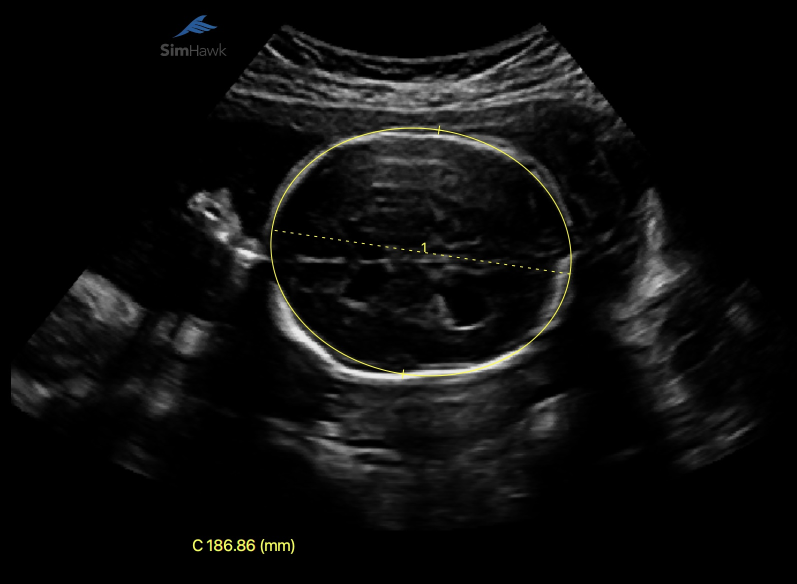
#> input picture DetectHCA/image_hc_104_example.jpg, 1594 x 1168 px (shown at 1/2 size)
$ jupyter execute Task2.ipynb
#> lines starting #> are read from the running program, lines starting #| are printed output that depends on the picture; after the words box and inside, x2 and y2 are one past the last pixel; in counts of white or black regions, pixels touching at a corner belong together; long printed decimals are rounded
Michaelel Scheinfeild

# Automated Head Circumference

[cell 1]
import numpy as np
import matplotlib.pyplot as plt
import cv2
import math
from PIL import Image

[cell 2]
use_upload=False
if use_upload:
  from google.colab import files
  uploaded = files.upload()

## view examples

[cell 3]
im1  = cv2.imread('image_hc_104_example.jpg')
#> im1 is the input picture: shape (1168, 1594, 3); mean B, G, R 13.5, 14, 14
plt.imshow(im1)
plt.title('example1')

### check dpi

[cell 4]
image = Image.open('image_hc_104_example.jpg')
print(image.__class__)
#| <class 'PIL.JpegImagePlugin.JpegImageFile'>

[cell 5]
dpi_x, dpi_y = image.info['dpi']
print(dpi_x, dpi_y )
#| 144.0 144.0

[cell 6]
width, height = image.size
print(width,height)
#| 1594 1168

[cell 7]
image.info.keys()

[cell 8]
image.info['jfif_density']
#> Out = (144, 144)

[cell 9]
# [5 lines left out: function get_dpi, not called in this run]

[cell 10]
def pixelToMM(pixels, DPI):

  millimeter = (pixels / DPI) * 25.4
  return millimeter

### check data

[cell 11]
im2  = cv2.imread('image_hc_30_example.jpg')
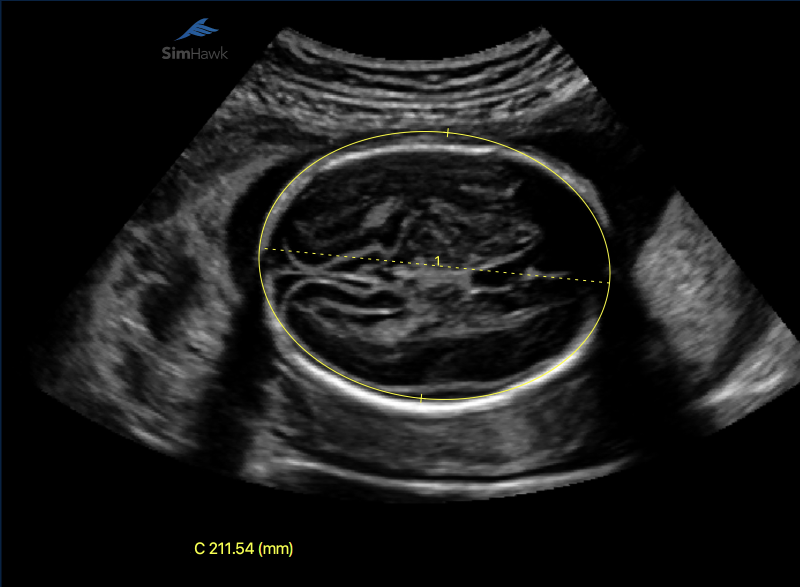
#> input picture DetectHCA/image_hc_30_example.jpg, 1600 x 1174 px (shown at 1/2 size)
#> im2 is the input picture: shape (1174, 1600, 3); mean B, G, R 25.3, 25.7, 25.6
plt.imshow(im2)
plt.title('example2')

# Perimeter ellipse

[cell 12]
'''
Ramanujan Formulas of Perimeter of Ellipse

Perimeter ≈ π * (3 * (a + b) - sqrt((3a + b) * (a + 3b)))

In this formula:

    "a" is the length of the semi-major axis.
    "b" is the length of the semi-minor axis.
'''
def calculate_perimeter(a,b):
    perimeter = math.pi * ( 3*(a+b) - math.sqrt( (3*a + b) * (a + 3*b) ) )
    return perimeter

[cell 13]
# check example 1
a=300
b=244
perimeter = calculate_perimeter(a,b)
print('perimeter pixels example1',perimeter)

[cell 14]
#dpi same
mm_ex1 = pixelToMM(perimeter, dpi_x)
#> mm_ex1 = 302.3
print('mm example1',mm_ex1)
#| mm example1 302.252

seems some mismatch text in images of perimeter mm so tested in matlab also found possible scale 0.,5 but still 20% change
%186   vs 151 M
mmperimeter = scale X tomm X perimeter/dpi

%211 vs 171
mmperimeterSec = scale*tomm*perimetersec/dpi

# Process Image1

[cell 15]
# Load the ultrasound head image
image = cv2.imread('image_hc_104.jpg')
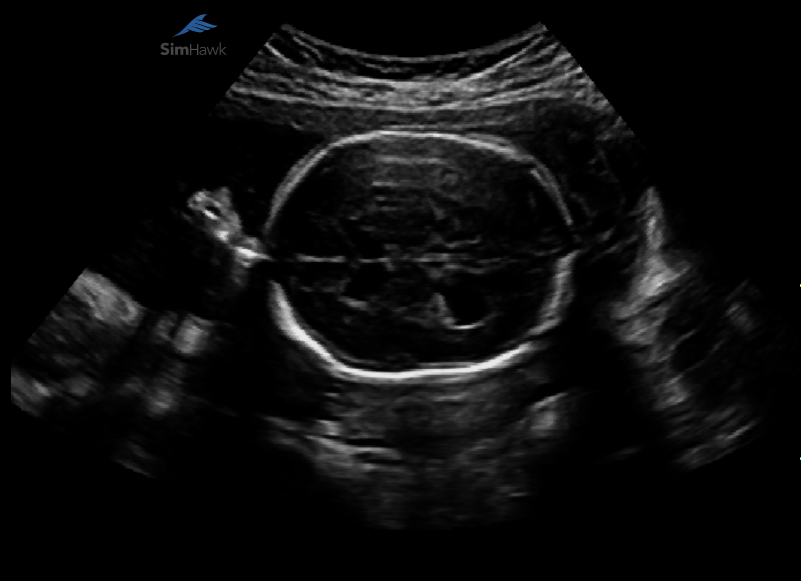
#> input picture DetectHCA/image_hc_104.jpg, 1602 x 1162 px (shown at 1/2 size)
#> image is the input picture: shape (1162, 1602, 3); mean B, G, R 13.4, 13.4, 13.3

# Preprocess the image (e.g., convert to grayscale and apply thresholding)
gray = cv2.cvtColor(image, cv2.COLOR_BGR2GRAY)

plt.figure()
plt.imshow(gray,cmap='gray')
plt.title('104')

### Preprocess stage2

[cell 16]
blurred = cv2.GaussianBlur(gray, (5, 5), 0)
_, thresh = cv2.threshold(blurred, 128, 255, cv2.THRESH_BINARY)
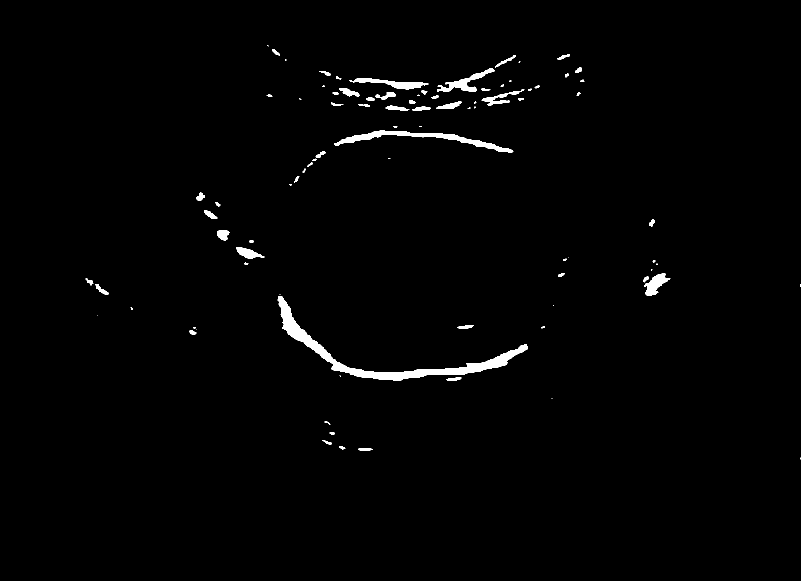
#> thresh: shape (1162, 1602) (shown at 1/2 size); 1.2% white; 88 white regions (26 under 20 px)

plt.figure()
plt.imshow(blurred,cmap='gray')
plt.title('104 blurred')

plt.figure()
plt.imshow(thresh,cmap='gray')
plt.title('104 thresh')

### clean small objecta

[cell 17]
def cleanArea(binary_image,area_threshold = 100):
    # Adjust this value according to your needs

    # Find contours in the binary image
#> called with area_threshold = 100
    contours, _ = cv2.findContours(binary_image, cv2.RETR_EXTERNAL, cv2.CHAIN_APPROX_SIMPLE)
#> contours = 88 contours, 35 with area under 20; largest, box (x1, y1, x2, y2) and area: (555, 592, 1056, 762) 8530, (668, 261, 1027, 306) 2848, (874, 137, 989, 184) 1262, (698, 156, 857, 180) 1219, (1288, 546, 1341, 592) 1030

    # Create an empty mask to store the selected contours
    mask = np.zeros_like(binary_image)

    # Iterate through the contours
    for contour in contours:
        area = cv2.contourArea(contour)
        if area >= area_threshold:
            # Draw the contour on the mask
            cv2.drawContours(mask, [contour], 0, 255, -1)
#> this loop made 88 passes
#> area on passes 2 to 5: 81, 40.5, 49, 26

    # Bitwise-AND the mask with the original binary image
    cleaned_image = cv2.bitwise_and(binary_image, binary_image, mask=mask)

    return cleaned_image

[cell 18]
threhclean = cleanArea(thresh)
plt.figure()
plt.imshow(threhclean,cmap='gray')
plt.title('cleaned image thresh')

[cell 19]
# Define the kernel for the morphological operation (structuring element)
kernel = np.ones((15, 15), np.uint8)  # You can adjust the kernel size as needed

# Apply morphological closing to connect the moon-shaped blobs
closed_image = cv2.morphologyEx(threhclean, cv2.MORPH_CLOSE, kernel)

plt.figure()
plt.imshow(closed_image,cmap='gray')
plt.title('closed image')

[cell 20]
threhclean = cleanArea(closed_image,1500)
#> in cleanArea (call 2), `contours, _ = cv2.findContours(binary_image, cv2.RETR_EXTERNAL, cv2.CH..`: contours = 15 contours; largest, box (x1, y1, x2, y2) and area: (555, 592, 1056, 762) 8990, (668, 261, 1027, 306) 2888, (698, 156, 857, 199) 1721, (874, 137, 989, 184) 1654, (1288, 546, 1341, 592) 1099
#> the loop in cleanArea (call 2), `for contour in contours:` made 15 passes
#> area on passes 1 to 4: 112, 8989.5, 169, 1099
plt.figure()
plt.imshow(threhclean,cmap='gray')
plt.title('cleaned image thresh after close')

[cell 21]
# 2. Detect ellipses using contour finding
contours, _ = cv2.findContours(threhclean, cv2.RETR_EXTERNAL, cv2.CHAIN_APPROX_SIMPLE)
#> contours = 4 contours; box (x1, y1, x2, y2) and area: (555, 592, 1056, 762) 8990, (668, 261, 1027, 306) 2888, (698, 156, 857, 199) 1721, (874, 137, 989, 184) 1654

This code reads an image, preprocesses it, detects ellipses, and counts the number of detected ellipses.

[cell 22]
detected_ellipses = []
for contour in contours:
    if len(contour) >= 20:  # Ensure there are enough points to fit an ellipse
        ellipse = cv2.fitEllipse(contour)
        detected_ellipses.append(ellipse)
#> this loop made 4 passes
#> ellipse on passes 1 to 4: ((861.6, 544.6), (419.3, 607.9), 80.7), ((866.1, 336.5), (133.2, 439.4), 96.12), ((719.4, 177.9), (38.13, 240.8), 87.61), ((946.3, 163.2), (31.47, 128.7), 77.07)
#> after the loop, detected_ellipses = [((861.6, 544.6), (419.3, 607.9), 80.7), ((866.1, 336.5), (133.2, 439.4), 96.12), ((719.4, 177.9), (38.13, 240.8), 87.61), ((946.3, 163.2), (31.47, 128.7), 77.07)]

# 3. Analyze the detected ellipses
num_ellipses = len(detected_ellipses)
#> num_ellipses = 4
print(f"Number of Detected Ellipses: {num_ellipses}")
#| Number of Detected Ellipses: 4

[cell 23]
imageDraw = cv2.imread('image_hc_104.jpg')
# draw the detected ellipses:
for ellipse in detected_ellipses:
    if ellipse[1][0] >= 0 and ellipse[1][1] >= 0:  # Check for valid ellipse dimensions
            cv2.ellipse(imageDraw, ellipse, (0, 255, 0), 2)
#> this loop made 4 passes
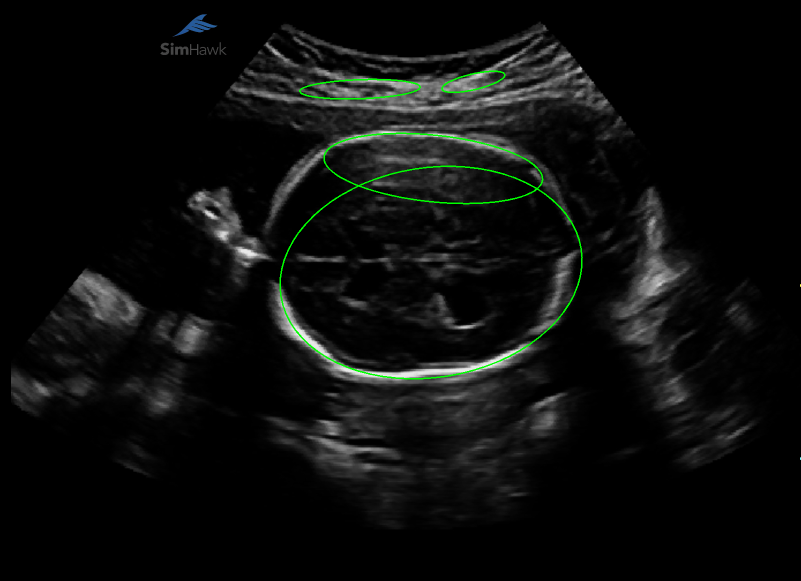
#> imageDraw: shape (1162, 1602, 3) (shown at 1/2 size); 0.54% of pixels changed, all inside (x1, y1, x2, y2) = (559, 141, 1166, 759)

plt.imshow(imageDraw)
plt.title('detectedellipse threshold')

[cell 24]
threhcleanC = cv2.cvtColor(threhclean,cv2.COLOR_GRAY2RGB)#np.copy(threhclean)
# draw the detected ellipses:
for ellipse in detected_ellipses:
    if ellipse[1][0] >= 0 and ellipse[1][1] >= 0:  # Check for valid ellipse dimensions
            cv2.ellipse(threhcleanC, ellipse, (0, 255, 0), 2)

plt.imshow(threhcleanC,cmap='gray' )
plt.title('detectedellipse binary threshold')

### by edges

[cell 25]
# Detect edges using the Canny edge detector
edges = cv2.Canny(blurred, 50, 150)

plt.figure()
plt.imshow(edges,cmap='gray')
plt.title('edges')

# Find contours in the edge image
contours, _ = cv2.findContours(edges, cv2.RETR_EXTERNAL, cv2.CHAIN_APPROX_SIMPLE)
#> contours = 438 contours, 420 with area under 20; largest, box (x1, y1, x2, y2) and area: (350, 93, 377, 110) 301, (321, 85, 339, 110) 257, (379, 88, 397, 111) 158, (438, 84, 453, 110) 147, (341, 85, 348, 110) 112

[cell 26]
detected_ellipses = []
for contour in contours:
    if len(contour) >= 10:  # Ensure there are enough points to fit an ellipse
        ellipse = cv2.fitEllipse(contour)
        detected_ellipses.append(ellipse)
#> this loop made 438 passes
#> ellipse on passes 1 to 4: ((734.8, 926.2), (1.76, 50.85), 91.99), ((1600.8, 916.5), (3.27, 5.21), 8.98), ((695, 906.6), (9.49, 18.22), 61.78), ((722.3, 901.5), (0, 1), 0)
#> after the loop, detected_ellipses = 362 items

# 3. Analyze the detected ellipses
num_ellipses = len(detected_ellipses)
#> num_ellipses = 362
print(f"Number of Detected Ellipses: {num_ellipses}")
#| Number of Detected Ellipses: 362

[cell 27]
imageDraw = cv2.imread('image_hc_104.jpg')

# draw the detected ellipses:
for ellipse in detected_ellipses:
    if ellipse[1][0] >= 0 and ellipse[1][1] >= 0:  # Check for valid ellipse dimensions
            cv2.ellipse(imageDraw, ellipse, (0, 255, 0), 2)
#> this loop made 362 passes

plt.imshow(imageDraw)
plt.title('detectedellipse canny')

### Function view on all images

[cell 28]
nameFiles = ['image_hc_104.jpg','image_hc_17.jpg','image_hc_30.jpg','image_hc_7.jpg']

[cell 29]
# Create a 2x2 grid for plotting
fig, axes = plt.subplots(2, 2, figsize=(8, 8))

# Loop through the file names and plot the images
for i, file_name in enumerate(nameFiles):
    # Read the image using OpenCV
    image = cv2.imread(file_name)

    # Convert BGR image to RGB (if needed)
    if image is not None:
        image = cv2.cvtColor(image, cv2.COLOR_BGR2RGB)

        # Plot the image on the grid
        row, col = divmod(i, 2)
        axes[row, col].imshow(image)
        axes[row, col].set_title(file_name)

# Hide axis labels
for ax in axes.flat:
    ax.axis('off')
#> this loop made 4 passes

# Adjust layout
plt.tight_layout()
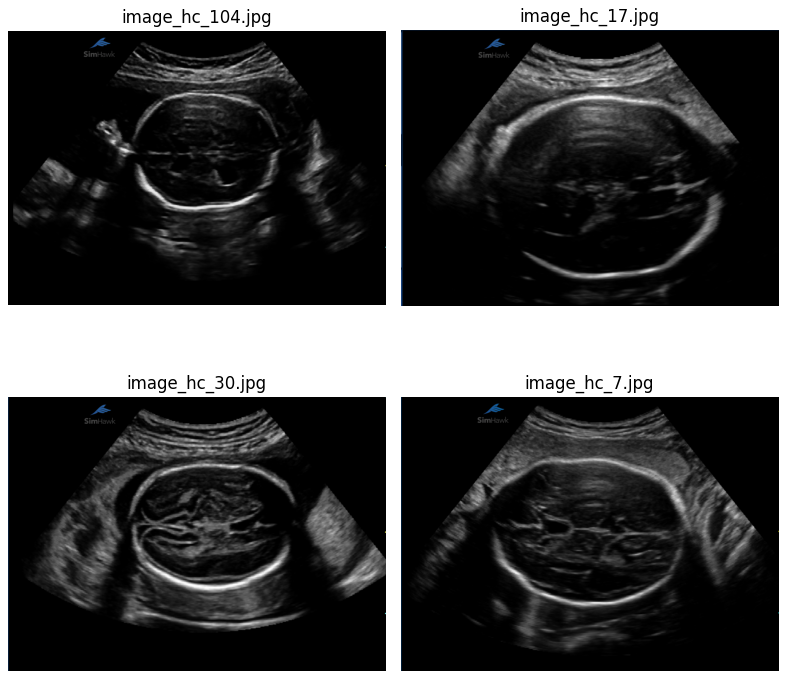
#> figure drawn by matplotlib, 4 panels

[cell 30]
# [31 lines left out: function seperateBlobs, not called in this run]

#### Normalization

[cell 31]
def percentile_normalize(image, lower_percentile=2, upper_percentile=98):
    """
    Perform percentile normalization on an image.

    Args:
    image (numpy.ndarray): The input image as a NumPy array.
    lower_percentile (float): The lower percentile for normalization (default: 2).
    upper_percentile (float): The upper percentile for normalization (default: 98).

    Returns:
    numpy.ndarray: The percentile-normalized image in the uint8 (0-255) range.
    """
#> called with lower_percentile = 2, upper_percentile = 98

    # Calculate the lower and upper bounds based on the specified percentiles
    lower_bound = np.percentile(image, lower_percentile)
#> lower_bound = 0
    upper_bound = np.percentile(image, upper_percentile)
#> upper_bound = 113

    # Apply percentile normalization
    normalized_image = np.clip(image, lower_bound, upper_bound)
    normalized_image = (normalized_image - lower_bound) / (upper_bound - lower_bound)

    # Scale the normalized image to the uint8 range (0-255)
    normalized_image = (normalized_image * 255).astype(np.uint8)

    return normalized_image

#### function ellipse

[cell 32]
def getEllipse(imgGray,blurSize=5,opensize=5,cleanSize=500,minCntr=20, plotFlag = False, name='0'):

  szP=(4,6)
  fontsize=8

  if(plotFlag):
     plt.figure(figsize=szP)
     plt.imshow(imgGray,cmap='gray')
     plt.title(['gray '+ name],fontsize=fontsize)

  grayNorm = percentile_normalize(imgGray)

  blurred = cv2.GaussianBlur(grayNorm, (blurSize, blurSize), 0)
  #_, thresh = cv2.threshold(blurred, 128, 255, cv2.THRESH_BINARY)
  # Apply Otsu's thresholding
  _, thresh = cv2.threshold(blurred, 0, 255, cv2.THRESH_BINARY + cv2.THRESH_OTSU)

  if(plotFlag):
    plt.figure(figsize=szP)
    plt.imshow(blurred,cmap='gray')
    plt.title(['blurred ' + name],fontsize=fontsize )

    plt.figure(figsize=szP)
    plt.imshow(thresh,cmap='gray')
    plt.title(['thresh' + name],fontsize=fontsize)

  #separated_blobs = seperateBlobs(thresh,plotFlag)

  # Define a kernel (structuring element)
  kernel = np.ones((opensize, opensize), np.uint8)  # You can adjust the kernel size as needed

  # Perform the opening operation
  opened_image = cv2.morphologyEx(thresh, cv2.MORPH_OPEN, kernel)

  if(plotFlag):
    plt.figure(figsize=szP)
    plt.imshow(opened_image,cmap='gray')
    plt.title(['opened_image ' + name] ,fontsize=fontsize)


  threhclean = cleanArea( opened_image,cleanSize)
#> in cleanArea (call 3), `contours, _ = cv2.findContours(binary_image, cv2.RETR_EXTERNAL, cv2.CH..`: contours = 26 contours; largest, box (x1, y1, x2, y2) and area: (466, 98, 1220, 423) 88336, (541, 567, 1075, 852) 30910, (1225, 381, 1377, 729) 21348, (378, 378, 534, 549) 11179, (143, 543, 283, 655) 9646
  if(plotFlag):
    plt.figure(figsize=szP)
    plt.imshow(threhclean,cmap='gray')
    plt.title(['cleaned image thresh after close '+ name],fontsize=fontsize)


  #  Detect ellipses using contour finding
  contours, _ = cv2.findContours(threhclean, cv2.RETR_EXTERNAL, cv2.CHAIN_APPROX_SIMPLE)
#> contours = 14 contours; largest, box (x1, y1, x2, y2) and area: (466, 98, 1220, 423) 88336, (541, 567, 1075, 852) 30910, (1225, 381, 1377, 729) 21348, (378, 378, 534, 549) 11179, (143, 543, 283, 655) 9646


  detected_ellipses = []
  for contour in contours:
      if len(contour) >= minCntr:  # Ensure there are enough points to fit an ellipse
          ellipse = cv2.fitEllipse(contour)
          detected_ellipses.append(ellipse)
#> this loop made 14 passes
#> ellipse on passes 1 to 4: ((692.8, 896.9), (101.8, 158.3), 103), ((719.2, 846.3), (38.42, 72.95), 130.6), ((1088.4, 833.7), (55.49, 85.86), 18.83), ((323.6, 801), (46.03, 55.51), 62.76)
#> after the loop, detected_ellipses = 14 items

  #  Analyze the detected ellipses
  num_ellipses = len(detected_ellipses)
#> num_ellipses = 14
  print(f"Number of Detected Ellipses: {num_ellipses}")
#| Number of Detected Ellipses: 14


  imageDraw = cv2.cvtColor(imgGray,cv2.COLOR_GRAY2RGB)
  # draw the detected ellipses:
  for ellipse in detected_ellipses:
    if ellipse[1][0] >= 0 and ellipse[1][1] >= 0:  # Check for valid ellipse dimensions
            cv2.ellipse(imageDraw, ellipse, (255, 0, 0), 8)
#> this loop made 14 passes
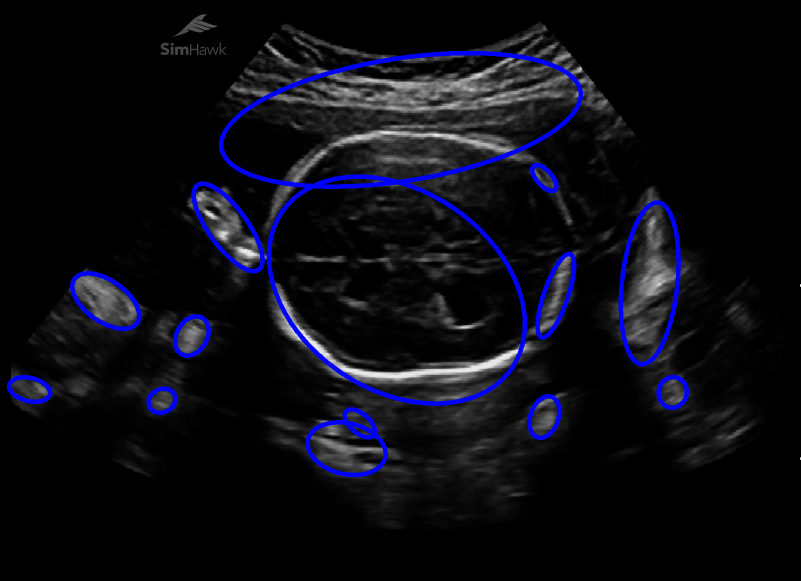
#> imageDraw: shape (1162, 1602, 3) (shown at 1/2 size); mean B, G, R 20.5, 12.2, 12.2

  if(plotFlag):

    plt.figure(figsize=szP)
    plt.imshow(imageDraw,cmap='gray')
    plt.title(['detectedellipse threshold' + name],fontsize=fontsize)

    threhcleanC = cv2.cvtColor(threhclean,cv2.COLOR_GRAY2RGB)#np.copy(threhclean)
    # draw the detected ellipses
    for ellipse in detected_ellipses:
       if ellipse[1][0] >= 0 and ellipse[1][1] >= 0:  # Check for valid ellipse dimensions
            cv2.ellipse(threhcleanC, ellipse, ( 255,0, 0),8)

            # Assuming you have an ellipse stored in 'ellipse' (from cv2.fitEllipse)
            a, b = ellipse[1][0] / 2, ellipse[1][1] / 2

            # Calculate the perimeter
            perimeter = 2 * np.pi * np.sqrt((a ** 2 + b ** 2) / 2)
            print("Ellipse Perimeter:", perimeter)
#> this loop made 14 passes
#> (ellipse, a, b, perimeter) on passes 1 to 3: (((692.8, 896.9), (101.8, 158.3), 103), 50.88, 79.16, 418.1), (((719.2, 846.3), (38.42, 72.95), 130.6), 19.21, 36.47, 183.2), (((1088.4, 833.7), (55.49, 85.86), 18.83), 27.75, 42.93, 227.1)
#> (printed output is left out)
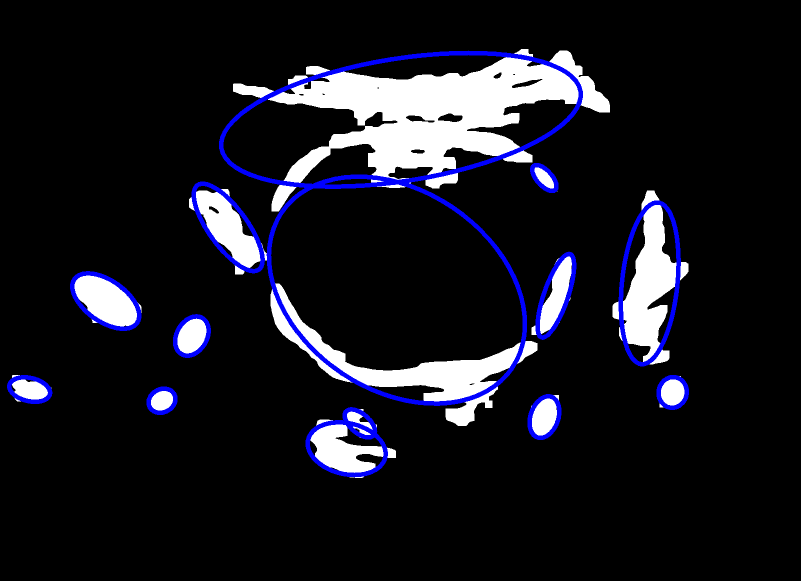
#> threhcleanC: shape (1162, 1602, 3) (shown at 1/2 size); mean B, G, R 32.4, 24, 24

    plt.figure(figsize=szP)
    plt.imshow(threhcleanC,cmap='gray' )
    plt.title(['detectedellipse binary threshold'+name],fontsize=fontsize)

[cell 33]
nameFiles = ['image_hc_104.jpg','image_hc_17.jpg','image_hc_30.jpg','image_hc_7.jpg']

[cell 34]
blursize  =25
opensize  =15
cleanSize=1500
minCntr=20
plotFlag=True
for i, file_name in enumerate(nameFiles):
    gray =   cv2.imread(file_name,cv2.IMREAD_GRAYSCALE)
    getEllipse(gray, blursize,opensize,cleanSize,minCntr,plotFlag, name=file_name)
